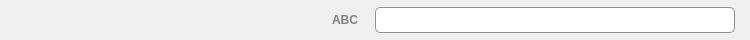
<?xml version="1.0" encoding="UTF-8"?>
<ui version="4.0">
 <class>AttributeDate</class>
 <widget class="QWidget" name="AttributeDate">
  <property name="geometry">
   <rect>
    <x>0</x>
    <y>0</y>
    <width>750</width>
    <height>40</height>
   </rect>
  </property>
  <property name="minimumSize">
   <size>
    <width>575</width>
    <height>40</height>
   </size>
  </property>
  <property name="maximumSize">
   <size>
    <width>16777215</width>
    <height>40</height>
   </size>
  </property>
  <layout class="QHBoxLayout" name="horizontalLayout_3">
   <property name="spacing">
    <number>10</number>
   </property>
   <property name="leftMargin">
    <number>15</number>
   </property>
   <property name="topMargin">
    <number>2</number>
   </property>
   <property name="rightMargin">
    <number>15</number>
   </property>
   <property name="bottomMargin">
    <number>2</number>
   </property>
   <item>
    <widget class="QLabel" name="num_attrib">
     <property name="minimumSize">
      <size>
       <width>50</width>
       <height>26</height>
      </size>
     </property>
     <property name="maximumSize">
      <size>
       <width>50</width>
       <height>26</height>
      </size>
     </property>
     <property name="font">
      <font>
       <family>Segoe UI</family>
       <pointsize>10</pointsize>
      </font>
     </property>
     <property name="alignment">
      <set>Qt::AlignCenter</set>
     </property>
    </widget>
   </item>
   <item>
    <widget class="QLabel" name="name_attrib">
     <property name="minimumSize">
      <size>
       <width>240</width>
       <height>26</height>
      </size>
     </property>
     <property name="maximumSize">
      <size>
       <width>240</width>
       <height>26</height>
      </size>
     </property>
     <property name="font">
      <font>
       <family>Segoe UI</family>
       <pointsize>10</pointsize>
       <weight>75</weight>
       <bold>true</bold>
      </font>
     </property>
     <property name="text">
      <string/>
     </property>
    </widget>
   </item>
   <item>
    <widget class="QLabel" name="type_attrib">
     <property name="minimumSize">
      <size>
       <width>40</width>
       <height>26</height>
      </size>
     </property>
     <property name="maximumSize">
      <size>
       <width>40</width>
       <height>26</height>
      </size>
     </property>
     <property name="font">
      <font>
       <family>Segoe UI</family>
       <pointsize>9</pointsize>
       <weight>75</weight>
       <bold>true</bold>
      </font>
     </property>
     <property name="toolTip">
      <string>Texte</string>
     </property>
     <property name="styleSheet">
      <string notr="true">QLabel{color: grey; }</string>
     </property>
     <property name="text">
      <string notr="true">ABC</string>
     </property>
     <property name="alignment">
      <set>Qt::AlignCenter</set>
     </property>
    </widget>
   </item>
   <item>
    <layout class="QHBoxLayout" name="date_layer">
     <property name="spacing">
      <number>0</number>
     </property>
     <item>
      <widget class="QLineEdit" name="value_attrib">
       <property name="minimumSize">
        <size>
         <width>100</width>
         <height>26</height>
        </size>
       </property>
       <property name="maximumSize">
        <size>
         <width>16777215</width>
         <height>26</height>
        </size>
       </property>
       <property name="font">
        <font>
         <family>Segoe UI</family>
         <pointsize>10</pointsize>
        </font>
       </property>
       <property name="styleSheet">
        <string notr="true">QLineEdit{padding-left: 5px; border: 1px solid #8f8f91; border-right-width: 0px; border-top-left-radius:5px; border-bottom-left-radius: 5px; }</string>
       </property>
      </widget>
     </item>
     <item>
      <widget class="QPushButton" name="calendar_bt">
       <property name="minimumSize">
        <size>
         <width>40</width>
         <height>26</height>
        </size>
       </property>
       <property name="maximumSize">
        <size>
         <width>40</width>
         <height>26</height>
        </size>
       </property>
       <property name="font">
        <font>
         <family>Segoe UI</family>
         <pointsize>10</pointsize>
        </font>
       </property>
       <property name="toolTip">
        <string>Ouvrir le calendrier</string>
       </property>
       <property name="styleSheet">
        <string notr="true">QPushButton{border: 1px solid #8f8f91; border-left-width: 0px; padding-left: 1px;  border-top-right-radius: 5px ; border-bottom-right-radius: 5px; background-color:#FFFFFF; }
QPushButton:hover{border-left-width: 1px; padding: 0px; background-color: qlineargradient(spread:pad, x1:0, y1:0, x2:0, y2:1, stop:0 #F8F8F8, stop:1 #8FADCC); }
QPushButton:pressed{border-left-width: 1px; padding: 0px; background-color: qlineargradient(spread:pad, x1:0, y1:0, x2:0, y2:1, stop:0 #8FADCC, stop:1 #F8F8F8); }</string>
       </property>
       <property name="text">
        <string/>
       </property>
       <property name="icon">
        <iconset resource="../icones/icons.qrc">
         <normaloff>:/Images/calendar.svg</normaloff>:/Images/calendar.svg</iconset>
       </property>
       <property name="iconSize">
        <size>
         <width>16</width>
         <height>16</height>
        </size>
       </property>
       <property name="flat">
        <bool>true</bool>
       </property>
      </widget>
     </item>
    </layout>
   </item>
  </layout>
 </widget>
 <resources>
  <include location="../icones/icons.qrc"/>
 </resources>
 <connections/>
</ui>
